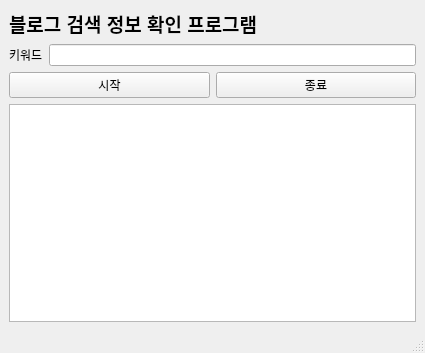
<?xml version="1.0" encoding="UTF-8"?>
<ui version="4.0">
 <class>MainWindow</class>
 <widget class="QMainWindow" name="MainWindow">
  <property name="geometry">
   <rect>
    <x>0</x>
    <y>0</y>
    <width>425</width>
    <height>353</height>
   </rect>
  </property>
  <property name="windowTitle">
   <string>MainWindow</string>
  </property>
  <widget class="QWidget" name="centralwidget">
   <layout class="QVBoxLayout" name="verticalLayout">
    <item>
     <widget class="QLabel" name="label">
      <property name="font">
       <font>
        <family>Arial</family>
        <pointsize>14</pointsize>
        <weight>75</weight>
        <bold>true</bold>
       </font>
      </property>
      <property name="text">
       <string>블로그 검색 정보 확인 프로그램</string>
      </property>
     </widget>
    </item>
    <item>
     <layout class="QHBoxLayout" name="horizontalLayout">
      <item>
       <widget class="QLabel" name="label_2">
        <property name="text">
         <string>키워드</string>
        </property>
       </widget>
      </item>
      <item>
       <widget class="QLineEdit" name="lineEdit"/>
      </item>
     </layout>
    </item>
    <item>
     <layout class="QHBoxLayout" name="horizontalLayout_2">
      <item>
       <widget class="QPushButton" name="pushButton">
        <property name="text">
         <string>시작</string>
        </property>
       </widget>
      </item>
      <item>
       <widget class="QPushButton" name="pushButton_2">
        <property name="text">
         <string>종료</string>
        </property>
       </widget>
      </item>
     </layout>
    </item>
    <item>
     <widget class="QTextEdit" name="textEdit"/>
    </item>
   </layout>
  </widget>
  <widget class="QStatusBar" name="statusbar"/>
 </widget>
 <resources/>
 <connections>
  <connection>
   <sender>pushButton</sender>
   <signal>clicked()</signal>
   <receiver>MainWindow</receiver>
   <slot>start()</slot>
   <hints>
    <hint type="sourcelabel">
     <x>103</x>
     <y>73</y>
    </hint>
    <hint type="destinationlabel">
     <x>79</x>
     <y>325</y>
    </hint>
   </hints>
  </connection>
  <connection>
   <sender>pushButton_2</sender>
   <signal>clicked()</signal>
   <receiver>MainWindow</receiver>
   <slot>quit()</slot>
   <hints>
    <hint type="sourcelabel">
     <x>283</x>
     <y>74</y>
    </hint>
    <hint type="destinationlabel">
     <x>318</x>
     <y>328</y>
    </hint>
   </hints>
  </connection>
 </connections>
 <slots>
  <slot>start()</slot>
  <slot>quit()</slot>
 </slots>
</ui>
